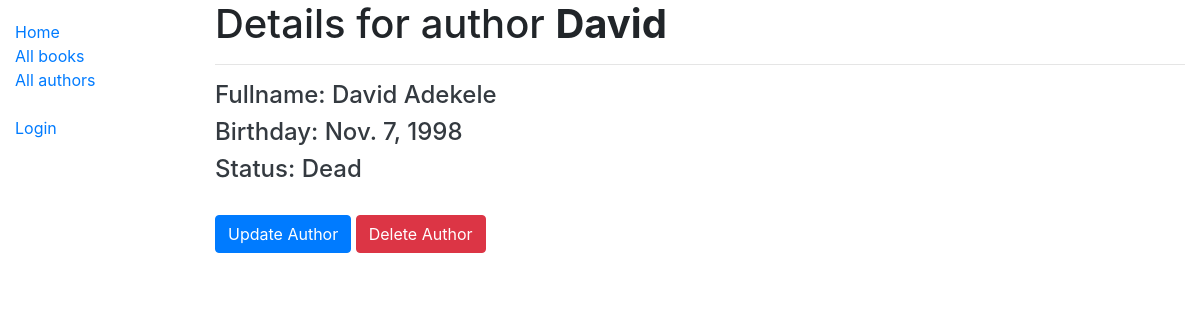
The page /author-details/8 on the database its author committed.
### catalog/models.py (models this page shows, shortened)
class Author(Model):
    first_name = CharField(max_length=100)
    last_name = CharField(max_length=100)
    date_of_birth = DateField(null=True, blank=True)
    date_of_death = DateField('Died', null=True, blank=True)
    class Meta:
        ordering = ['last_name', 'first_name']

### catalog/views.py (the view)
# urls.py: path('author-details/<str:pk>', AuthorDetails.as_view(), name='author-details'),
class AuthorDetails(DetailView):
    model = Author
    context_object_name = 'author'
    template_name = 'catalog/author-details.html'

### catalog/templates/catalog/author-details.html (shortened to what this page needs)
{% extends 'base.html' %}
{% block content %}
    <h1>Details for author <strong>{{ author.first_name }}</strong></h1>
    <hr>
    <h4 class="text-dark">Fullname: {{ author.first_name }} {{ author.last_name }}</h4>
    <h4 class="text-dark">Birthday: {{ author.date_of_birth }}</h4>
    <h4 class="text-dark">Status: {%  if author.date_of_death %}Dead {% else %}Alive{% endif %}</h4>
    <br>
    <a class="btn btn-primary" href="{% url 'update-author' author.id %}">Update Author</a>
    <span><a class="btn btn-danger" href="{% url 'delete-author' author.id %}">Delete Author</a> </span>
{% endblock %}

### rows shown on the page
Author: first_name "David", last_name "Adekele", date_of_birth "Nov. 7, 1998"
